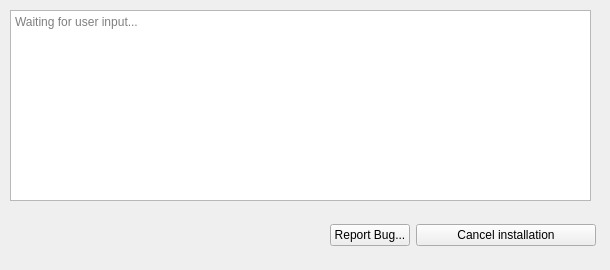
             <widget class="QWidget" name="installing">
              <widget class="QTextEdit" name="textOutput">
               <property name="enabled">
                <bool>true</bool>
               </property>
               <property name="geometry">
                <rect>
                 <x>10</x>
                 <y>10</y>
                 <width>581</width>
                 <height>191</height>
                </rect>
               </property>
               <property name="sizePolicy">
                <sizepolicy hsizetype="Expanding" vsizetype="Expanding">
                 <horstretch>0</horstretch>
                 <verstretch>0</verstretch>
                </sizepolicy>
               </property>
               <property name="maximumSize">
                <size>
                 <width>600</width>
                 <height>600</height>
                </size>
               </property>
               <property name="frameShape">
                <enum>QFrame::StyledPanel</enum>
               </property>
               <property name="frameShadow">
                <enum>QFrame::Sunken</enum>
               </property>
               <property name="readOnly">
                <bool>true</bool>
               </property>
               <property name="placeholderText">
                <string>Waiting for user input...</string>
               </property>
              </widget>
              <widget class="QWidget" name="horizontalLayoutWidget_4">
               <property name="geometry">
                <rect>
                 <x>0</x>
                 <y>210</y>
                 <width>601</width>
                 <height>51</height>
                </rect>
               </property>
               <layout class="QHBoxLayout" name="horizontalLayout_5">
                <property name="leftMargin">
                 <number>5</number>
                </property>
                <property name="topMargin">
                 <number>1</number>
                </property>
                <property name="rightMargin">
                 <number>5</number>
                </property>
                <property name="bottomMargin">
                 <number>1</number>
                </property>
                <item>
                 <spacer name="horizontalSpacer_4">
                  <property name="orientation">
                   <enum>Qt::Horizontal</enum>
                  </property>
                  <property name="sizeHint" stdset="0">
                   <size>
                    <width>40</width>
                    <height>20</height>
                   </size>
                  </property>
                 </spacer>
                </item>
                <item>
                 <widget class="QPushButton" name="githubButton">
                  <property name="sizePolicy">
                   <sizepolicy hsizetype="Minimum" vsizetype="Fixed">
                    <horstretch>0</horstretch>
                    <verstretch>0</verstretch>
                   </sizepolicy>
                  </property>
                  <property name="maximumSize">
                   <size>
                    <width>16777215</width>
                    <height>16777215</height>
                   </size>
                  </property>
                  <property name="text">
                   <string>Report Bug...</string>
                  </property>
                  <property name="icon">
                   <iconset theme="tools-report-bug">
                    <normaloff>.</normaloff>.</iconset>
                  </property>
                  <property name="checkable">
                   <bool>false</bool>
                  </property>
                  <property name="default">
                   <bool>false</bool>
                  </property>
                  <property name="flat">
                   <bool>false</bool>
                  </property>
                 </widget>
                </item>
                <item>
                 <widget class="QPushButton" name="cancelButton">
                  <property name="enabled">
                   <bool>true</bool>
                  </property>
                  <property name="sizePolicy">
                   <sizepolicy hsizetype="Minimum" vsizetype="Fixed">
                    <horstretch>0</horstretch>
                    <verstretch>0</verstretch>
                   </sizepolicy>
                  </property>
                  <property name="minimumSize">
                   <size>
                    <width>180</width>
                    <height>0</height>
                   </size>
                  </property>
                  <property name="maximumSize">
                   <size>
                    <width>16777215</width>
                    <height>16777215</height>
                   </size>
                  </property>
                  <property name="text">
                   <string>Cancel installation</string>
                  </property>
                  <property name="icon">
                   <iconset theme="dialog-cancel">
                    <normaloff>.</normaloff>.</iconset>
                  </property>
                  <property name="flat">
                   <bool>false</bool>
                  </property>
                 </widget>
                </item>
               </layout>
              </widget>
             </widget>
